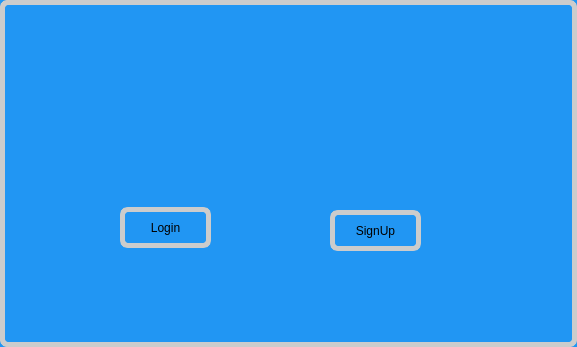
<?xml version="1.0" encoding="UTF-8"?>
<ui version="4.0">
 <class>HomePage</class>
 <widget class="QMainWindow" name="HomePage">
  <property name="geometry">
   <rect>
    <x>0</x>
    <y>0</y>
    <width>577</width>
    <height>347</height>
   </rect>
  </property>
  <property name="windowTitle">
   <string>HomePage</string>
  </property>
  <property name="styleSheet">
   <string notr="true">border: 5px solid #ccc ;
border-radius:8px;
background:#2196F3;

</string>
  </property>
  <widget class="QWidget" name="centralWidget">
   <widget class="QPushButton" name="btnLogin">
    <property name="geometry">
     <rect>
      <x>120</x>
      <y>207</y>
      <width>91</width>
      <height>41</height>
     </rect>
    </property>
    <property name="cursor">
     <cursorShape>PointingHandCursor</cursorShape>
    </property>
    <property name="toolTip">
     <string>Click For Login</string>
    </property>
    <property name="styleSheet">
     <string notr="true"/>
    </property>
    <property name="text">
     <string>Login</string>
    </property>
   </widget>
   <widget class="QPushButton" name="btnSignUP">
    <property name="geometry">
     <rect>
      <x>330</x>
      <y>210</y>
      <width>91</width>
      <height>41</height>
     </rect>
    </property>
    <property name="cursor">
     <cursorShape>PointingHandCursor</cursorShape>
    </property>
    <property name="toolTip">
     <string>Click For Sign Up</string>
    </property>
    <property name="styleSheet">
     <string notr="true"/>
    </property>
    <property name="text">
     <string>SignUp</string>
    </property>
   </widget>
  </widget>
 </widget>
 <layoutdefault spacing="6" margin="11"/>
 <resources/>
 <connections/>
</ui>
